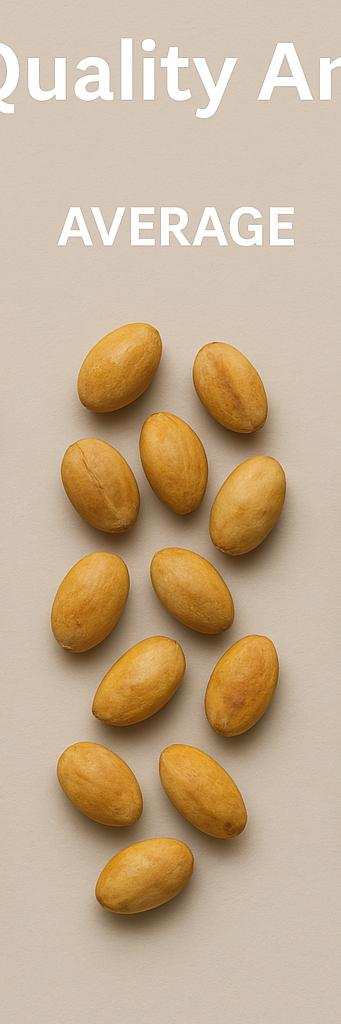
#> input picture dataset/Average/average_seed.jpg, 341 x 1024 px; its folder holds only this picture in this run
$ python train_model.py   (older library calls are emulated)
#> lines starting #> are read from the running program, lines starting #| are printed output that depends on the picture; after the words box and inside, x2 and y2 are one past the last pixel; in counts of white or black regions, pixels touching at a corner belong together
### feature_extractor.py
import cv2
import numpy as np

def extract_features(image_path):
#> called with image_path = 'dataset/Average/average_seed.jpg'
    image = cv2.imread(image_path)
#> image is the input picture: shape (1024, 341, 3); mean B, G, R 145.9, 174.4, 197.5
    resized = cv2.resize(image, (200, 200))
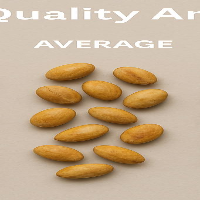
#> resized: shape (200, 200, 3); mean B, G, R 145.8, 174.3, 197.4

    # --- Color: HSV Histogram (512D) ---
    hsv = cv2.cvtColor(resized, cv2.COLOR_BGR2HSV)
#> hsv: shape (200, 200, 3); mean H, S, V 17.1, 71.9, 197.5
    hist = cv2.calcHist([hsv], [0, 1, 2], None, [8, 8, 8], [0, 180, 0, 256, 0, 256])
    hsv_hist = cv2.normalize(hist, hist).flatten()
#> hsv_hist = 512 values, max 0.989 at index 14, min 0 at index 0, mean 0.00314

    # --- Texture: Laplacian Variance (1D) ---
    gray = cv2.cvtColor(resized, cv2.COLOR_BGR2GRAY)
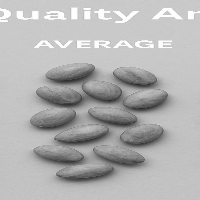
#> gray: shape (200, 200); min 43, max 255, mean 178
    laplacian_var = cv2.Laplacian(gray, cv2.CV_64F).var()
#> laplacian_var = 462

    # --- Edge detection for contour ---
    edges = cv2.Canny(gray, 100, 200)
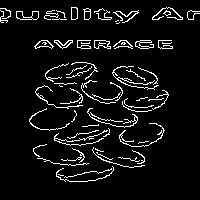
#> edges: shape (200, 200); 7% white in thin lines or dots, all inside (x1, y1, x2, y2) = (0, 7, 200, 182)
    contours, _ = cv2.findContours(edges, cv2.RETR_EXTERNAL, cv2.CHAIN_APPROX_SIMPLE)
#> contours = 67 contours, 53 with area under 20; largest, box (x1, y1, x2, y2) and area: (16, 11, 39, 20) 113, (94, 40, 111, 49) 96, (34, 40, 54, 49) 88, (71, 7, 78, 20) 70, (54, 40, 73, 49) 67

    # Default values for shape features
    contour_area = aspect_ratio = extent = solidity = circularity = 0

    if contours:
        c = max(contours, key=cv2.contourArea)
#> c = contour of 17 points, box (x1, y1, x2, y2) (16, 11, 39, 20), area 113

        # Basic shape descriptors
        x, y, w, h = cv2.boundingRect(c)
#> x = 16; y = 11; w = 23; h = 9
        aspect_ratio = float(w) / h if h != 0 else 0
#> aspect_ratio = 2.56
        contour_area = cv2.contourArea(c)
#> contour_area = 113
        rect_area = w * h
#> rect_area = 207
        extent = float(contour_area) / rect_area if rect_area != 0 else 0
#> extent = 0.546

        hull = cv2.convexHull(c)
#> hull = [[38, 11], [38, 17], [36, 19], [20, 19], [17, 18], [16, 17], [16, 11]]
        hull_area = cv2.contourArea(hull)
#> hull_area = 171
        solidity = float(contour_area) / hull_area if hull_area != 0 else 0
#> solidity = 0.661

        perimeter = cv2.arcLength(c, True)
#> perimeter = 68.14
        circularity = (4 * np.pi * contour_area) / (perimeter ** 2) if perimeter != 0 else 0
#> circularity = 0.306

    # Final feature vector
    feature_vector = np.hstack([
        hsv_hist,            # 512
        laplacian_var,       # 1
        contour_area,        # 1
        aspect_ratio,        # 1
        extent,              # 1
        solidity,            # 1
        circularity          # 1
    ])
#> feature_vector = 518 values, max 462 at index 512, min 0 at index 0, mean 1.12

    return feature_vector

### train_model.py
import os
import joblib
import numpy as np
from sklearn.ensemble import RandomForestClassifier
from feature_extractor import extract_features

# 📁 Set your dataset directory
DATASET_DIR = "dataset/"

X = []
y = []

# 💡 Assumes folder names are class labels (e.g., Good/, Bad/, Average/)
for label in os.listdir(DATASET_DIR):
    class_dir = os.path.join(DATASET_DIR, label)
    if not os.path.isdir(class_dir):
        continue

    for img_file in os.listdir(class_dir):
        img_path = os.path.join(class_dir, img_file)
        try:
            features = extract_features(img_path)
#> features has the same summary as feature_vector in extract_features
            if features is not None:
                X.append(features)
                y.append(label)
        except Exception as e:
            print(f"❌ Error processing {img_file}: {e}")
#> pass 2 of the loop `for label in os.listdir(DATASET_DIR):`:
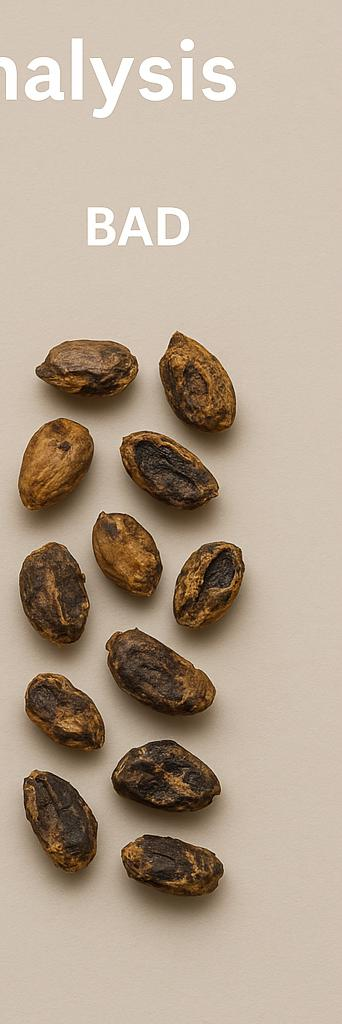
#> input picture dataset/Bad/bad_seed.jpg, 342 x 1024 px
#> in extract_features, image is the input picture: shape (1024, 342, 3); mean B, G, R 145.5, 163.8, 180.5
#> hsv: shape (200, 200, 3); mean H, S, V 16.5, 61.9, 180.4
#> hsv_hist = 512 values, max 0.99 at index 14, min 0 at index 0, mean 0.00301
#> in extract_features (call 2), `gray = cv2.cvtColor(resized, cv2.COLOR_BGR2GRAY)`:
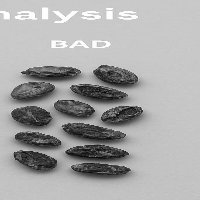
#> gray: shape (200, 200); min 4, max 255, mean 166.6
#> laplacian_var = 1830.5
#> in extract_features (call 2), `edges = cv2.Canny(gray, 100, 200)`:
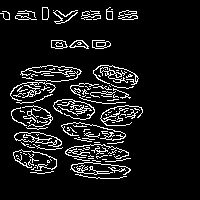
#> edges: shape (200, 200); 9.5% white in thin lines or dots, all inside (x1, y1, x2, y2) = (0, 7, 143, 179)
#> contours = 119 contours, 101 with area under 20; largest, box (x1, y1, x2, y2) and area: (14, 132, 62, 147) 365, (51, 40, 68, 49) 108, (69, 40, 89, 49) 88, (42, 7, 49, 20) 69, (92, 40, 111, 49) 62
#> c = contour of 62 points, box (x1, y1, x2, y2) (14, 132, 62, 147), area 365
#> x = 14; y = 132; w = 48; h = 15
#> aspect_ratio = 3.2
#> contour_area = 365
#> rect_area = 720
#> extent = 0.507
#> hull = contour of 16 points, box (x1, y1, x2, y2) (14, 132, 62, 147), area 450
#> hull_area = 450.5
#> solidity = 0.81
#> perimeter = 136.6
#> circularity = 0.246
#> feature_vector = 518 values, max 1830.5 at index 512, min 0 at index 0, mean 4.25
#> features has the same summary as feature_vector in extract_features
#> pass 3 of the loop `for label in os.listdir(DATASET_DIR):`:
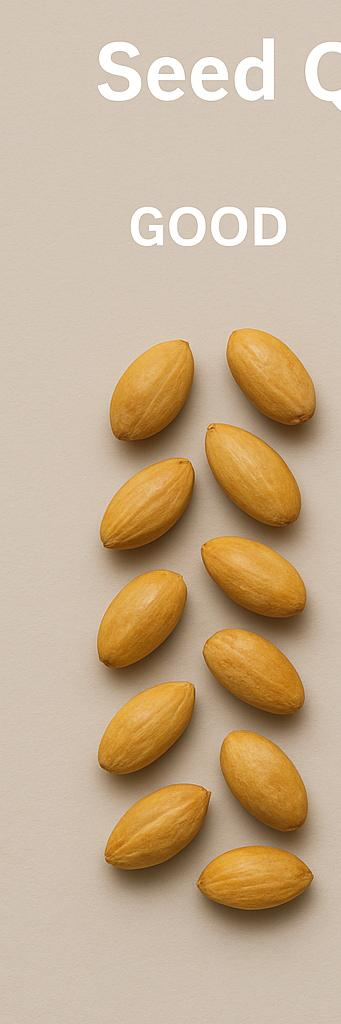
#> input picture dataset/Good/good_seed.jpg, 341 x 1024 px
#> in extract_features, image is the input picture: shape (1024, 341, 3); mean B, G, R 145.2, 174.7, 198.3
#> hsv: shape (200, 200, 3); mean H, S, V 16.8, 72.9, 198.2
#> hsv_hist = 512 values, max 0.99 at index 14, min 0 at index 0, mean 0.00307
#> in extract_features (call 3), `gray = cv2.cvtColor(resized, cv2.COLOR_BGR2GRAY)`:
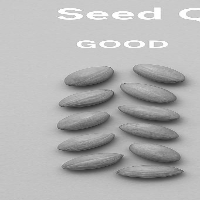
#> gray: shape (200, 200); min 39, max 255, mean 178.3
#> laplacian_var = 408.2
#> in extract_features (call 3), `edges = cv2.Canny(gray, 100, 200)`:
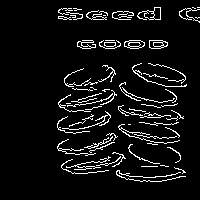
#> edges: shape (200, 200); 7% white in thin lines or dots, all inside (x1, y1, x2, y2) = (57, 7, 200, 182)
#> contours = 71 contours, 64 with area under 20; largest, box (x1, y1, x2, y2) and area: (137, 7, 161, 20) 144, (124, 40, 145, 49) 134, (149, 40, 168, 49) 126, (77, 40, 96, 49) 44, (104, 42, 116, 47) 41, (86, 10, 107, 20) 33, (84, 136, 113, 149) 20
#> c = contour of 38 points, box (x1, y1, x2, y2) (137, 7, 161, 20), area 144
#> x = 137; y = 7; w = 24; h = 13
#> aspect_ratio = 1.85
#> contour_area = 144
#> rect_area = 312
#> extent = 0.462
#> hull = contour of 9 points, box (x1, y1, x2, y2) (137, 7, 161, 20), area 220
#> hull_area = 220
#> solidity = 0.655
#> perimeter = 99.94
#> circularity = 0.181
#> feature_vector = 518 values, max 408.2 at index 512, min 0 at index 0, mean 1.08
#> features has the same summary as feature_vector in extract_features

X = np.array(X)
y = np.array(y)

print(f"✅ Dataset shape: {X.shape}, Labels: {set(y)}")
#| ✅ Dataset shape: (3, 518), Labels: {'Good', 'Bad', 'Average'}

# 📊 Train the model
clf = RandomForestClassifier(n_estimators=100, random_state=42)
clf.fit(X, y)

# Ensure directory exists
os.makedirs("model", exist_ok=True)

# Save/replace model in the 'model' folder
joblib.dump(clf, "model/seed_quality_model.pkl")
print("🎉 Model Trained Successfully | Saved as 'model/seed_quality_model.pkl'")
